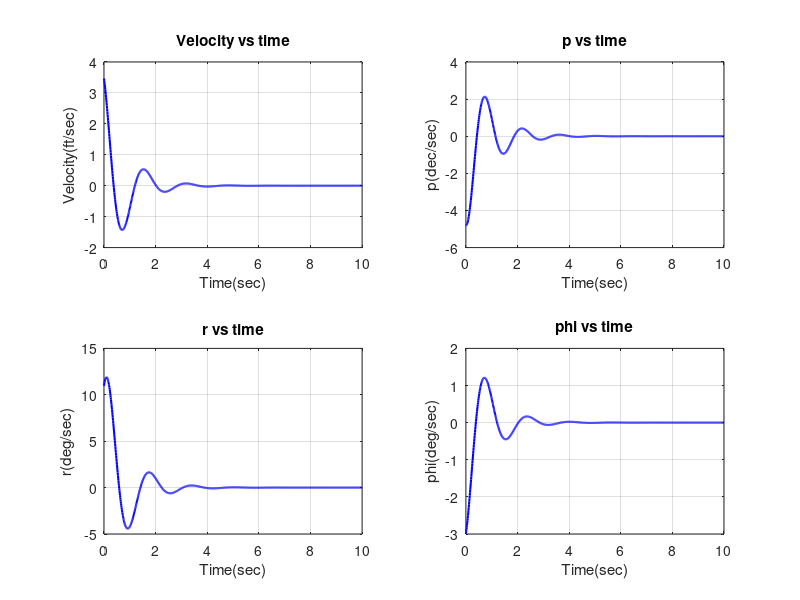

Here is the MATLAB script that generated this plot:
clc
clear all

% Plotting the graphs of dynamic lateral stability 

% Velocity vs time 

velocity = 3.5 ;
damping_ratio = 0.3 ;
natural_frequency = 4    ;
w_d = natural_frequency*sqrt(1-damping_ratio^2) ;  
phi = 3.5 ;

t = 0:0.01:10 ;

displacement = velocity*exp(-damping_ratio*natural_frequency.*t).*sin(w_d.*t+phi+4.5) ;

subplot(2,2,1) ;
plot(t,displacement,'b','Linewidth',1.5) ; 

grid on 

xlabel('Time(sec)') ;
ylabel('Velocity(ft/sec)') ;
title('Velocity vs time') ;


% roll(p) vs time 

roll_amplitude = 5 ;
roll_damping_ratio = 0.25 ;
roll_natural_frequency = 4.5 ;
roll_phi = 1 ;
roll_w_d = roll_natural_frequency*sqrt(1-roll_damping_ratio^2) ;  

roll = -roll_amplitude*exp(-roll_damping_ratio*roll_natural_frequency.*t).*cos(roll_w_d.*t+roll_phi+5) ;

subplot(2,2,2) ;
plot(t,roll,'b','Linewidth',1.5) ;

grid on 

xlabel('Time(sec)') ;
ylabel('p(dec/sec)') ;
title('p vs time') ;


% yaw(r) vs time 

yaw_amplitude = 14 ;
yaw_damping_ratio = 0.3 ;
yaw_natural_frequency = 4 ;
yaw_phi = 0.9 ;

yaw_w_d = yaw_natural_frequency*sqrt(1-yaw_damping_ratio^2) ;  

yaw = yaw_amplitude*exp(-yaw_damping_ratio*yaw_natural_frequency.*t).*sin(yaw_w_d.*t+yaw_phi) ;

subplot(2,2,3) ;
plot(t,yaw,'b','Linewidth',1.5) ;

grid on 

xlabel('Time(sec)') ;
ylabel('r(deg/sec)') ;
title('r vs time') ;

% phi(bank angle) vs time 

pitch_amplitude = 3 ;
pitch_damping_ratio = 0.3 ;
pitch_natural_frequency = 4 ;
pitch_phi = 0.1 ;

pitch_w_d = pitch_natural_frequency*sqrt(1-pitch_damping_ratio^2) ;  

pitch = -pitch_amplitude*exp(-pitch_damping_ratio*pitch_natural_frequency.*t).*cos(pitch_w_d.*t+pitch_phi) ;

subplot(2,2,4) ;
plot(t,pitch,'b','Linewidth',1.5) ;

grid on 

xlabel('Time(sec)') ;
ylabel('phi(deg/sec)') ;
title('phi vs time') ;
    
